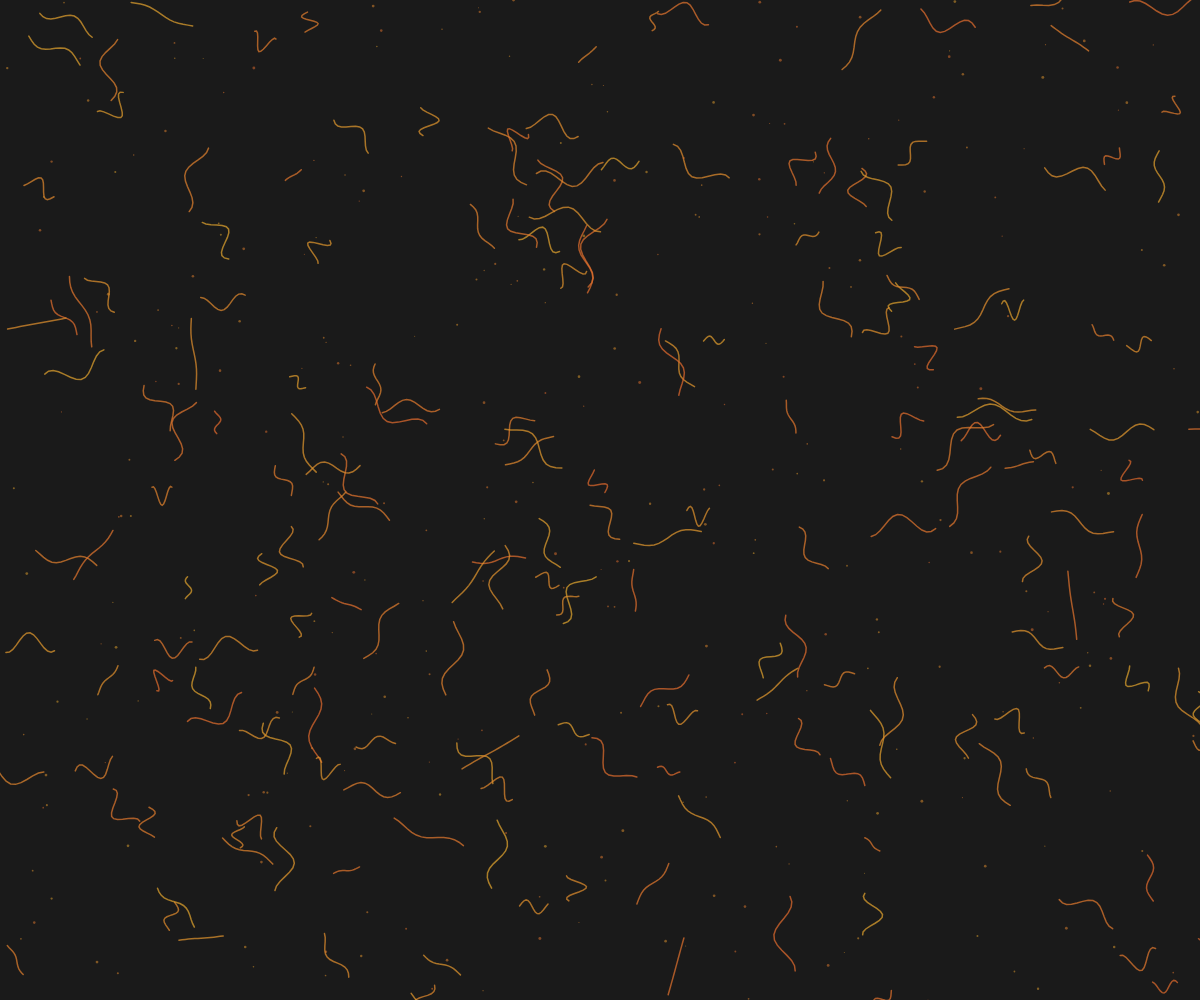
Frame 1 (no input)
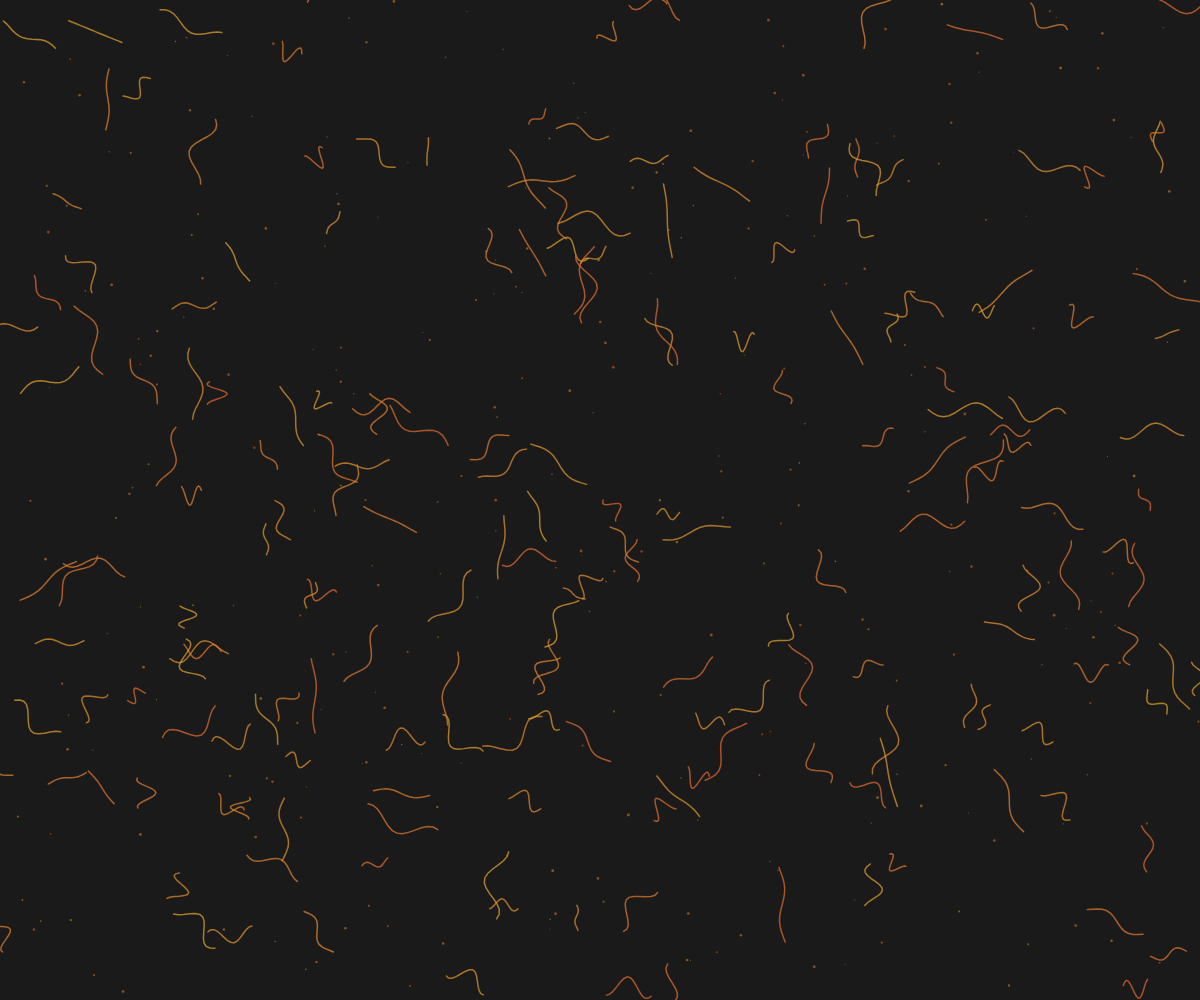
Frame 60 (no input)
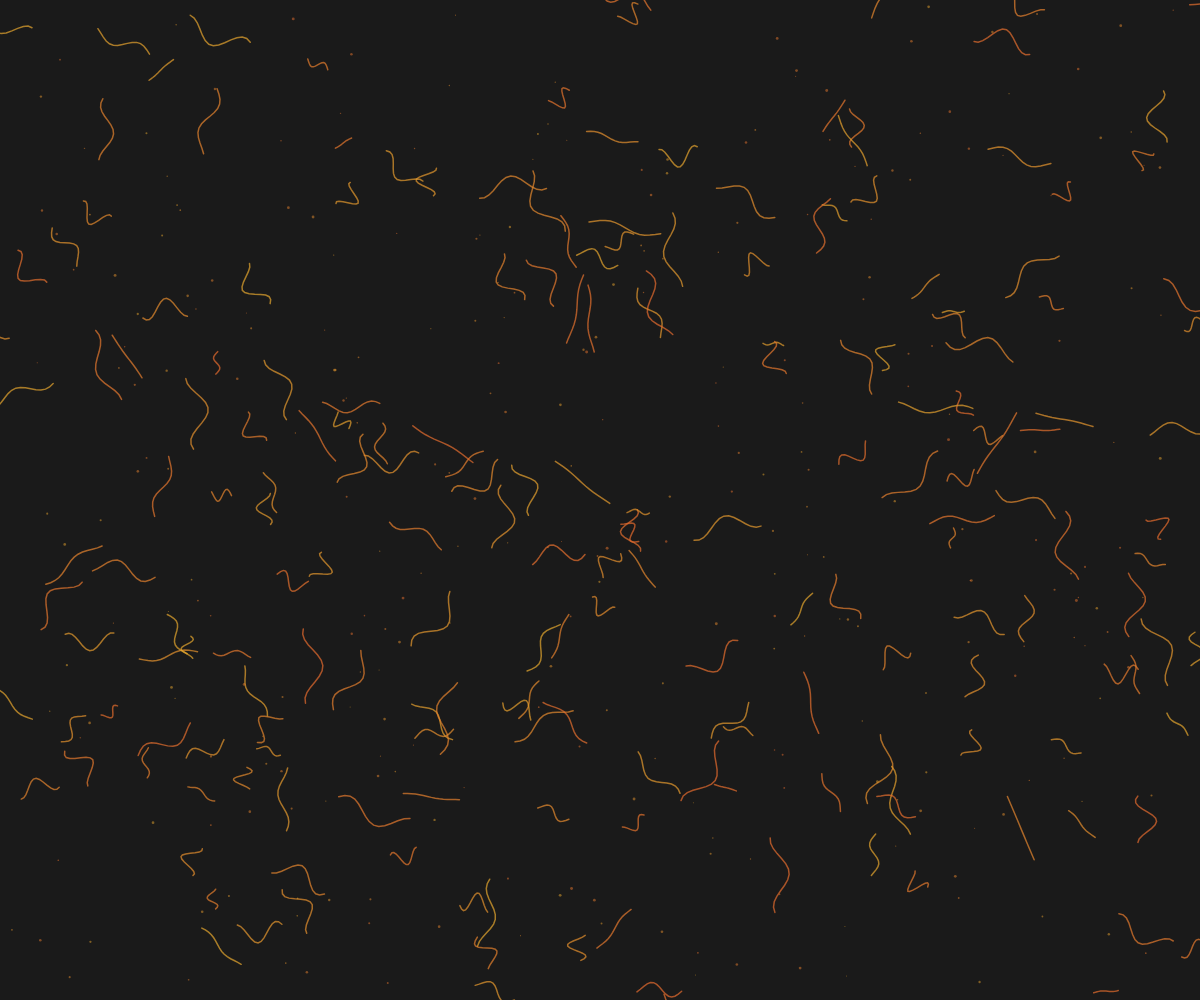
Frame 120 (the mouse pressed at the canvas centre since frame 60)

The p5.js sketch that drew these frames (run headless with seeded random() and noise() and a simulated clock; from frame 60 on, the mouse is pressed at the canvas centre):

// p5.js sketch
// ── sketch.js
let tendrils = [];
let glyphs = [];
let particles = [];
let numTendrils = 200;
let numGlyphs = 50;
let numParticles = 300;

function setup() {
  createCanvas(windowWidth, windowHeight);
  colorMode(HSB, 360, 100, 100, 1);
  
  // Initialize tendrils
  for (let i = 0; i < numTendrils; i++) {
    tendrils.push({
      x: random(width),
      y: random(height),
      angle: random(TWO_PI),
      length: random(20, 80),
      segments: [],
      tension: random(0.01, 0.03),
      phase: random(TWO_PI),
      color: color(random(20, 40), 80, 90, 0.7),
      speed: random(0.5, 1.5)
    });
  }
  
  // Initialize glyphs
  for (let i = 0; i < numGlyphs; i++) {
    glyphs.push({
      x: random(width),
      y: random(height),
      size: random(30, 80),
      angle: random(TWO_PI),
      rotationSpeed: random(-0.01, 0.01),
      color: color(random(20, 40), 80, 90, 0.8),
      life: 0,
      maxLife: random(300, 600),
      formed: false
    });
  }
  
  // Initialize particles
  for (let i = 0; i < numParticles; i++) {
    particles.push({
      x: random(width),
      y: random(height),
      size: random(1, 3),
      color: color(random(20, 40), 80, 90, 0.5),
      life: random(100, 300),
      maxLife: random(100, 300),
      vx: random(-0.5, 0.5),
      vy: random(-0.5, 0.5)
    });
  }
}

function draw() {
  background(0, 0, 10);
  
  // Update and draw tendrils
  for (let i = 0; i < tendrils.length; i++) {
    let t = tendrils[i];
    
    t.phase += t.tension * t.speed;
    t.x += cos(t.angle) * 0.5;
    t.y += sin(t.angle) * 0.5;
    
    // Boundary check
    if (t.x < 0 || t.x > width || t.y < 0 || t.y > height) {
      t.x = random(width);
      t.y = random(height);
    }
    
    // Draw tendrils with soft glow
    push();
    translate(t.x, t.y);
    rotate(t.angle);
    
    stroke(t.color);
    strokeWeight(1.5);
    noFill();
    
    beginShape();
    for (let j = 0; j < 15; j++) {
      let x = j * (t.length / 15);
      let y = sin(j * 0.5 + t.phase) * map(abs(sin(t.phase)), 0, 1, 0, 10);
      vertex(x, y);
    }
    endShape();
    
    pop();
  }
  
  // Update and draw glyphs
  for (let i = 0; i < glyphs.length; i++) {
    let g = glyphs[i];
    
    if (!g.formed) {
      g.life++;
      if (g.life > g.maxLife * 0.7) {
        g.formed = true;
      }
    } else {
      // Drift and rotate
      g.x += random(-0.2, 0.2);
      g.y += random(-0.2, 0.2);
      g.angle += g.rotationSpeed;
      
      // Fade out
      g.life++;
      if (g.life > g.maxLife) {
        // Reset glyph
        g.x = random(width);
        g.y = random(height);
        g.size = random(30, 80);
        g.angle = random(TWO_PI);
        g.rotationSpeed = random(-0.01, 0.01);
        g.life = 0;
        g.formed = false;
      }
      
      // Draw crystalline glyph
      push();
      translate(g.x, g.y);
      rotate(g.angle);
      
      stroke(g.color);
      strokeWeight(2);
      noFill();
      
      // Draw hexagon
      beginShape();
      for (let j = 0; j < 6; j++) {
        let angle = TWO_PI / 6 * j;
        let x = cos(angle) * g.size;
        let y = sin(angle) * g.size;
        vertex(x, y);
      }
      endShape(CLOSE);
      
      // Draw inner cross
      line(-g.size/2, 0, g.size/2, 0);
      line(0, -g.size/2, 0, g.size/2);
      
      pop();
    }
  }
  
  // Update and draw particles
  for (let i = 0; i < particles.length; i++) {
    let p = particles[i];
    
    p.x += p.vx;
    p.y += p.vy;
    p.life--;
    
    if (p.life <= 0) {
      p.x = random(width);
      p.y = random(height);
      p.life = p.maxLife;
      p.vx = random(-0.5, 0.5);
      p.vy = random(-0.5, 0.5);
    }
    
    // Draw particle
    fill(p.color);
    noStroke();
    ellipse(p.x, p.y, p.size);
  }
}

function windowResized() {
  resizeCanvas(windowWidth, windowHeight);
}
